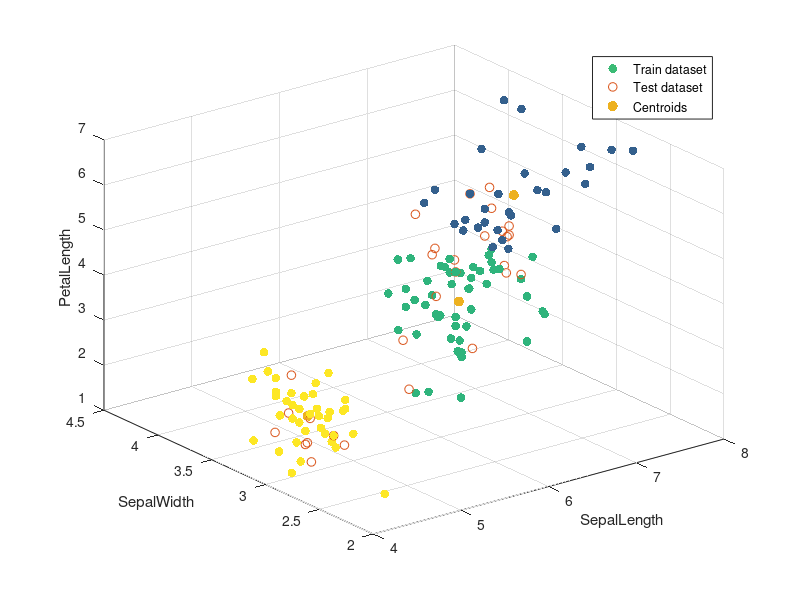

Here is the MATLAB script that generated this plot:
%Loading train and test datasets
load IrisTrainDataset.txt
TrainDataSet=IrisTrainDataset;
load IrisTestDataset.txt
TestDataSet=IrisTestDataset;

%Clustering train dataset
[IDX,C] = kmeans(TrainDataSet,3,'MaxIter',1000);
C = sortrows(C,4);

%Classyfing vectors from test dataset and register classyfing errors
[rowsNum, colsNum] = size(TestDataSet);
errorCount = 0;
errorVectors = zeros(rowsNum,colsNum);
for i = 1:rowsNum
    [n,d] = knnsearch(C,TestDataSet(i,:),'k',1);
    if(i <= rowsNum/3 && n~=1)
        errorCount = errorCount + 1;
        errorVectors(errorCount,:) = TestDataSet(i,:);
    elseif (i > rowsNum/3 && i <= rowsNum/3*2 && n~=2)
        errorCount = errorCount + 1;
        errorVectors(errorCount,:) = TestDataSet(i,:);
    elseif (i > rowsNum/3*2 && i <= rowsNum && n~=3)
        errorCount = errorCount + 1;
        errorVectors(errorCount,:) = TestDataSet(i,:);
    end
end
errorsPercantage = errorCount/rowsNum * 100;
fprintf('Errors: %2.4f percents \n',errorsPercantage);

%Creating 3d plots for train/test datasets and clusters' centroids
figure
h1 = scatter3(TrainDataSet(:,1),TrainDataSet(:,2),TrainDataSet(:,3), 40, IDX, 'filled');
hold on;
h2 = scatter3(TestDataSet(:,1),TestDataSet(:,2),TestDataSet(:,3), 40);
hold on;
h3 = scatter3(C(:,1),C(:,2),C(:,3), 55,'filled');
hold on;
legend([h1,h2, h3], 'Train dataset', 'Test dataset', 'Centroids');
xlabel SepalLength, ylabel SepalWidth, zlabel PetalLength